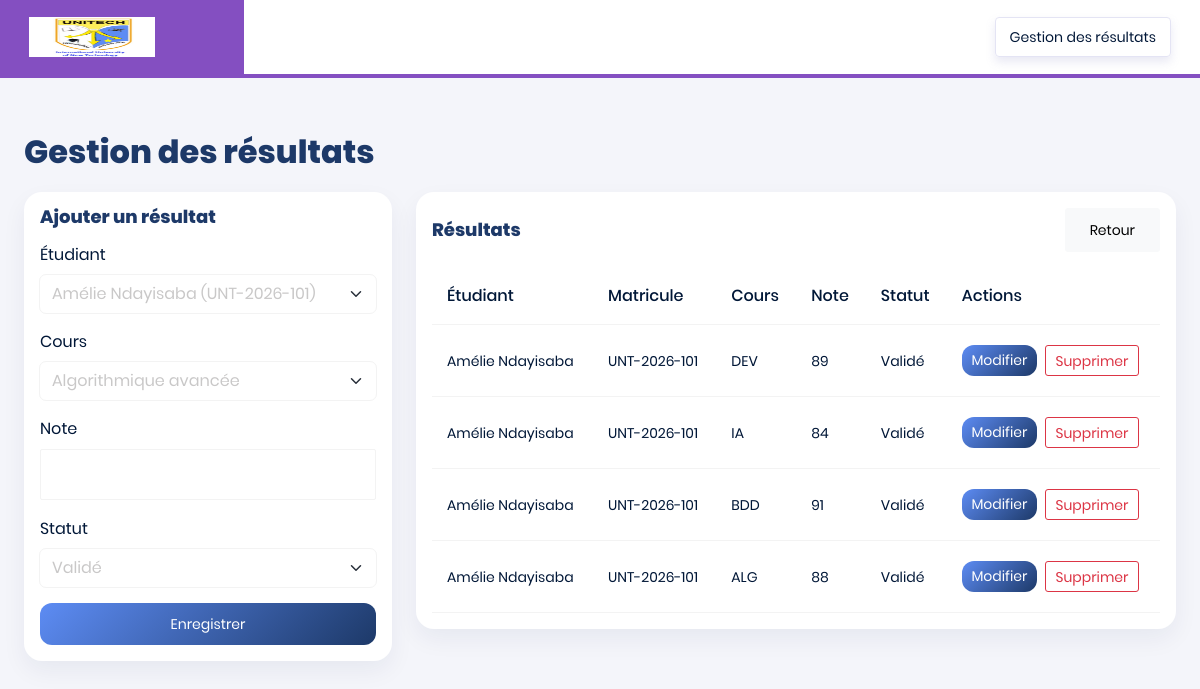
The app's page /results.php (signed in) with its own data.
### tables this page shows
CREATE TABLE results (
            id INTEGER PRIMARY KEY AUTOINCREMENT,
            user_id INTEGER NOT NULL,
            course_code TEXT NOT NULL,
            grade REAL NOT NULL,
            status TEXT NOT NULL,
            created_at TEXT NOT NULL DEFAULT CURRENT_TIMESTAMP,
            FOREIGN KEY(user_id) REFERENCES users(id)
        );

CREATE TABLE users (
            id INTEGER PRIMARY KEY AUTOINCREMENT,
            name TEXT NOT NULL,
            email TEXT NOT NULL UNIQUE,
            password_hash TEXT NOT NULL,
            profile TEXT NOT NULL,
            matricule TEXT NOT NULL UNIQUE,
            created_at TEXT NOT NULL DEFAULT CURRENT_TIMESTAMP
        );

### results.php (the view, shortened to what this page needs)
<?php
$pdo = getDbConnection();
$editResult = null;
$students = $pdo->query("SELECT id, name, matricule FROM users WHERE profile = 'student' ORDER BY id DESC")->fetchAll();
$courses = $pdo->query('SELECT code, name FROM courses ORDER BY id')->fetchAll();
$results = $pdo->query('SELECT r.id, u.name AS student_name, u.matricule, r.course_code, r.grade, r.status FROM results r JOIN users u ON u.id = r.user_id ORDER BY r.id DESC')->fetchAll();
?>
<!DOCTYPE html>
<html lang="fr">
<head>
  <link rel="stylesheet" href="assets/vendors/typicons/typicons.css">
  <link rel="stylesheet" href="assets/vendors/css/vendor.bundle.base.css">
  <link rel="stylesheet" href="assets/css/style.css">
</head>
<body>
  <div class="container-scroller">
    <nav class="navbar col-lg-12 col-12 p-0 fixed-top d-flex flex-row">
      <div class="navbar-brand-wrapper d-flex justify-content-center">
        <div class="navbar-brand-inner-wrapper d-flex justify-content-between align-items-center w-100">
          <a class="navbar-brand brand-logo" href="/index.php"><img src="assets/images/logo.jpg" alt="logo" /></a>
        </div>
      </div>
      <div class="navbar-menu-wrapper d-flex align-items-center justify-content-end">
        <ul class="navbar-nav navbar-nav-right">
          <li class="nav-item nav-date dropdown"><a class="nav-link d-flex justify-content-center align-items-center" href="javascript:;"><h6 class="date mb-0">Gestion des résultats</h6></a></li>
        </ul>
      </div>
    </nav>
    <div class="page-body-wrapper">
      <div class="main-panel w-100">
        <div class="content-wrapper">
          <div class="page-title">Gestion des résultats</div>
          <div class="row g-4">
            <div class="col-xl-4">
              <div class="card p-3">
                <h4 class="mb-3" style="font-weight:800; color: var(--unitech-blue-dark);">
                  <?= $editResult ? 'Modifier un résultat' : 'Ajouter un résultat' ?>
                </h4>
                <form method="post">
                  <div class="mb-3">
                    <label class="form-label">Étudiant</label>
                    <select name="user_id" class="form-select" required>
                      <?php foreach ($students as $student): ?>
                        <option value="<?= (int) $student['id'] ?>" <?= (($editResult['user_id'] ?? '') == $student['id']) ? 'selected' : '' ?>><?= htmlspecialchars($student['name']) ?> (<?= htmlspecialchars($student['matricule']) ?>)</option>
                      <?php endforeach; ?>
                    </select>
                  </div>
                  <div class="mb-3">
                    <label class="form-label">Cours</label>
                    <select name="course_code" class="form-select" required>
                      <?php foreach ($courses as $course): ?>
                        <option value="<?= htmlspecialchars($course['code']) ?>" <?= (($editResult['course_code'] ?? '') === $course['code']) ? 'selected' : '' ?>><?= htmlspecialchars($course['name']) ?></option>
                      <?php endforeach; ?>
                    </select>
                  </div>
                  <div class="mb-3">
                    <label class="form-label">Note</label>
                    <input type="number" min="0" max="100" step="0.1" name="grade" class="form-control" value="<?= htmlspecialchars((string) ($editResult['grade'] ?? '')) ?>" required>
                  </div>
                  <div class="mb-3">
                    <label class="form-label">Statut</label>
                    <select name="status" class="form-select" required>
                      <?php $selectedStatus = $editResult['status'] ?? 'Validé'; ?>
                      <option value="Validé" <?= $selectedStatus === 'Validé' ? 'selected' : '' ?>>Validé</option>
                    </select>
                  </div>
                  <button type="submit" class="btn btn-primary w-100"><?= $editResult ? 'Enregistrer les modifications' : 'Enregistrer' ?></button>
                </form>
              </div>
            </div>
            <div class="col-xl-8">
              <div class="card p-3">
                <div class="d-flex justify-content-between align-items-center mb-3">
                  <h4 class="mb-0" style="font-weight:800; color: var(--unitech-blue-dark);">Résultats</h4>
                  <a href="/admin-dashboard.php" class="btn btn-light">Retour</a>
                </div>
                <div class="table-responsive">
                  <table class="table align-middle mb-0">
                    <thead>
                      <tr><th>Étudiant</th><th>Matricule</th><th>Cours</th><th>Note</th><th>Statut</th><th>Actions</th></tr>
                    </thead>
                    <tbody>
                      <?php foreach ($results as $row): ?>
                        <tr>
                          <td><?= htmlspecialchars($row['student_name']) ?></td>
                          <td><?= htmlspecialchars($row['matricule']) ?></td>
                          <td><?= htmlspecialchars($row['course_code']) ?></td>
                          <td><?= htmlspecialchars((string) $row['grade']) ?></td>
                          <td><?= htmlspecialchars($row['status']) ?></td>
                          <td>
                            <div class="table-actions">
                              <a href="?edit_result=<?= (int) $row['id'] ?>" class="btn btn-sm btn-primary">Modifier</a>
                              <form method="post" onsubmit="return confirm('Supprimer ce résultat ?');">
                                <button type="submit" class="btn btn-sm btn-outline-danger">Supprimer</button>
                              </form>
                            </div>
                          </td>
                        </tr>
                      <?php endforeach; ?>
                    </tbody>
                  </table>
                </div>
              </div>
            </div>
          </div>
        </div>
      </div>
    </div>
  </div>
</body>
</html>

### results.php (style rules this page uses)
:root { --unitech-blue: #5d8cf4; --unitech-blue-dark: #1d3968; --unitech-yellow: #f4dc61; --unitech-navy: #112a50; --unitech-bg: #f4f7ff; --unitech-card:#fff; --unitech-text:#1d2b3a; --unitech-muted:#66758c; }
body { background: var(--unitech-bg); color: var(--unitech-text); font-family: "Poppins", sans-serif; }
.page-body-wrapper { padding-top: 72px; }
.content-wrapper { padding: 1.5rem; }
.page-title { font-size: 2rem; font-weight: 800; color: var(--unitech-blue-dark); margin-bottom: 1rem; }
.card { border:none; border-radius:18px; box-shadow:0 10px 24px rgba(17,42,80,0.06); }
.btn-primary { background: linear-gradient(135deg, var(--unitech-blue), var(--unitech-blue-dark)); border:none; border-radius:12px; }
.table-actions { display:flex; gap:0.5rem; }

### records on screen
results: user.name "Amélie Ndayisaba", user.matricule "UNT-2026-101", course_code "DEV", grade "89", status "Validé"
results: user.name "Amélie Ndayisaba", user.matricule "UNT-2026-101", course_code "IA", grade "84", status "Validé"
results: user.name "Amélie Ndayisaba", user.matricule "UNT-2026-101", course_code "BDD", grade "91", status "Validé"
results: user.name "Amélie Ndayisaba", user.matricule "UNT-2026-101", course_code "ALG", grade "88", status "Validé"

### other values on screen
form field user_id "Amélie Ndayisaba (UNT-2026-101)"
form field course_code "Algorithmique avancée"
